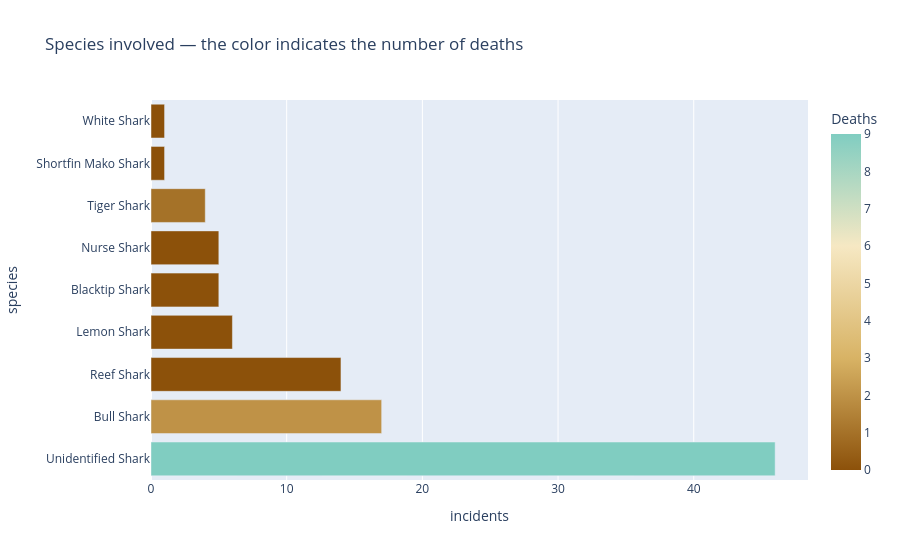

Here is the notebook cell this chart was saved with:
### Code cell
#This pivot table ranks the species per incident (includes fatality and severity)
pivot_species = (jaws
    .groupby("species", dropna=False)
    .agg(incidents=("date", "count"),
         fatals=("fatality", lambda s: (s == "Fatal").sum()),
         severe=("severity", lambda s: (s == "Severe").sum()),
         fatalsandsevere_pct=("severity", lambda s: s.isin(["Severe", "Fatal"]).mean().round(2)))
    .sort_values(["incidents", "fatals"], ascending=False))
display(pivot_species)
# and shows this in a barchart
fig = px.bar(pivot_species.reset_index(),
             x="incidents", y="species", orientation="h",
             color="fatals", color_continuous_scale=["#8c510a", "#d8b365", "#f6e8c3", "#80cdc1"],
             hover_data={"fatal_rate": ":.1%"} if "fatal_rate" in pivot_species.columns
                        else {"fatalsandsevere_pct": ":.1%"}, # in case of non fatal case, shows the severity
             labels={"fatals": "Deaths"},
             title="Species involved — the color indicates the number of deaths")
fig.show()

### Figure 1 — Plotly figure (JSON) as saved in the notebook; plotly's stock layout.template omitted (floating-point values rounded to 4 significant figures)
{"data": [{"customdata": [[0.28], [0.18], [0.07], [0.17], [0.0], [0.0], [0.25], [0.0], [1.0]], "hovertemplate": "incidents=%{x}<br>species=%{y}<br>fatalsandsevere_pct=%{customdata[0]:.1%}<br>Deaths=%{marker.color}<extra></extra>", "legendgroup": "", "marker": {"color": [9, 2, 0, 0, 0, 0, 1, 0, 0], "coloraxis": "coloraxis", "pattern": {"shape": ""}}, "name": "", "orientation": "h", "showlegend": false, "textposition": "auto", "type": "bar", "x": [46, 17, 14, 6, 5, 5, 4, 1, 1], "xaxis": "x", "y": ["Unidentified Shark", "Bull Shark", "Reef Shark", "Lemon Shark", "Blacktip Shark", "Nurse Shark", "Tiger Shark", "Shortfin Mako Shark", "White Shark"], "yaxis": "y"}], "layout": {"barmode": "relative", "coloraxis": {"colorbar": {"title": {"text": "Deaths"}}, "colorscale": [[0, "#8c510a"], [0.3333, "#d8b365"], [0.6667, "#f6e8c3"], [1, "#80cdc1"]]}, "legend": {"tracegroupgap": 0}, "title": {"text": "Species involved — the color indicates the number of deaths"}, "xaxis": {"anchor": "y", "domain": [0, 1], "title": {"text": "incidents"}}, "yaxis": {"anchor": "x", "domain": [0, 1], "title": {"text": "species"}}}}
